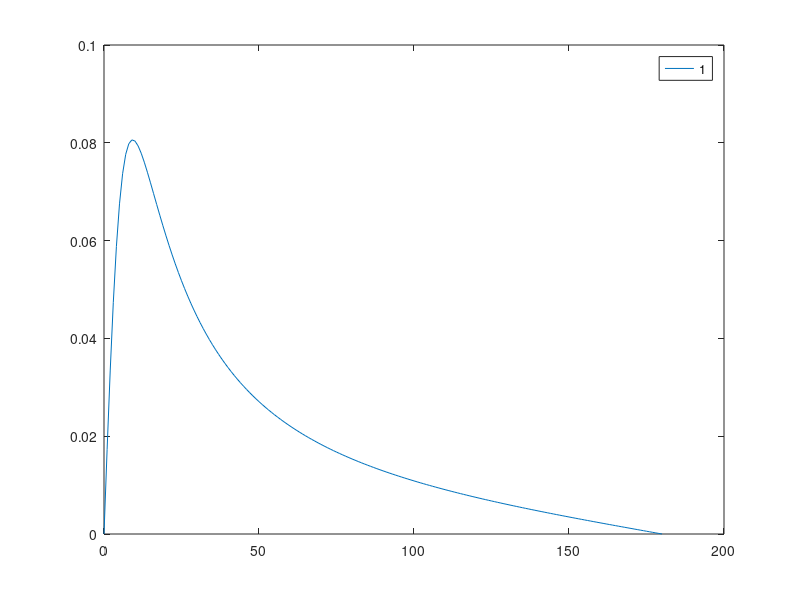

This chart was generated by the following MATLAB code:
fa = 0:180;
m = 0;

tr = 0.013;
t1 = 1;

s = zeros(length(fa),length(t1));
for ii = 1:length(t1)
    E1 = exp(-tr/t1(ii));
    C = cosd(fa);
    S = sind(fa);
    
    s(:,ii) = S.*(1-E1) ./ (1-C*E1);
end

plot(fa,s);
legend(num2str(t1))